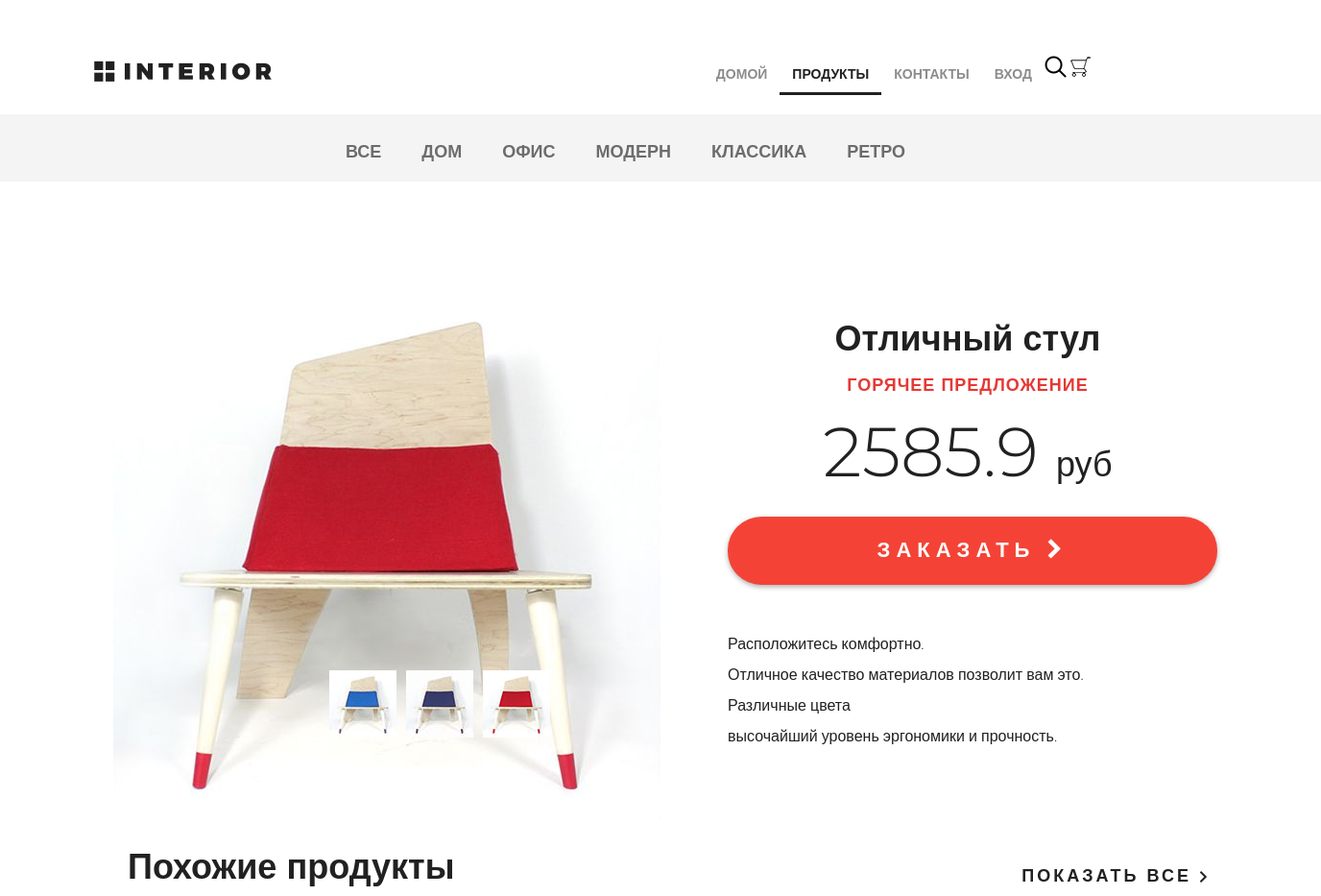
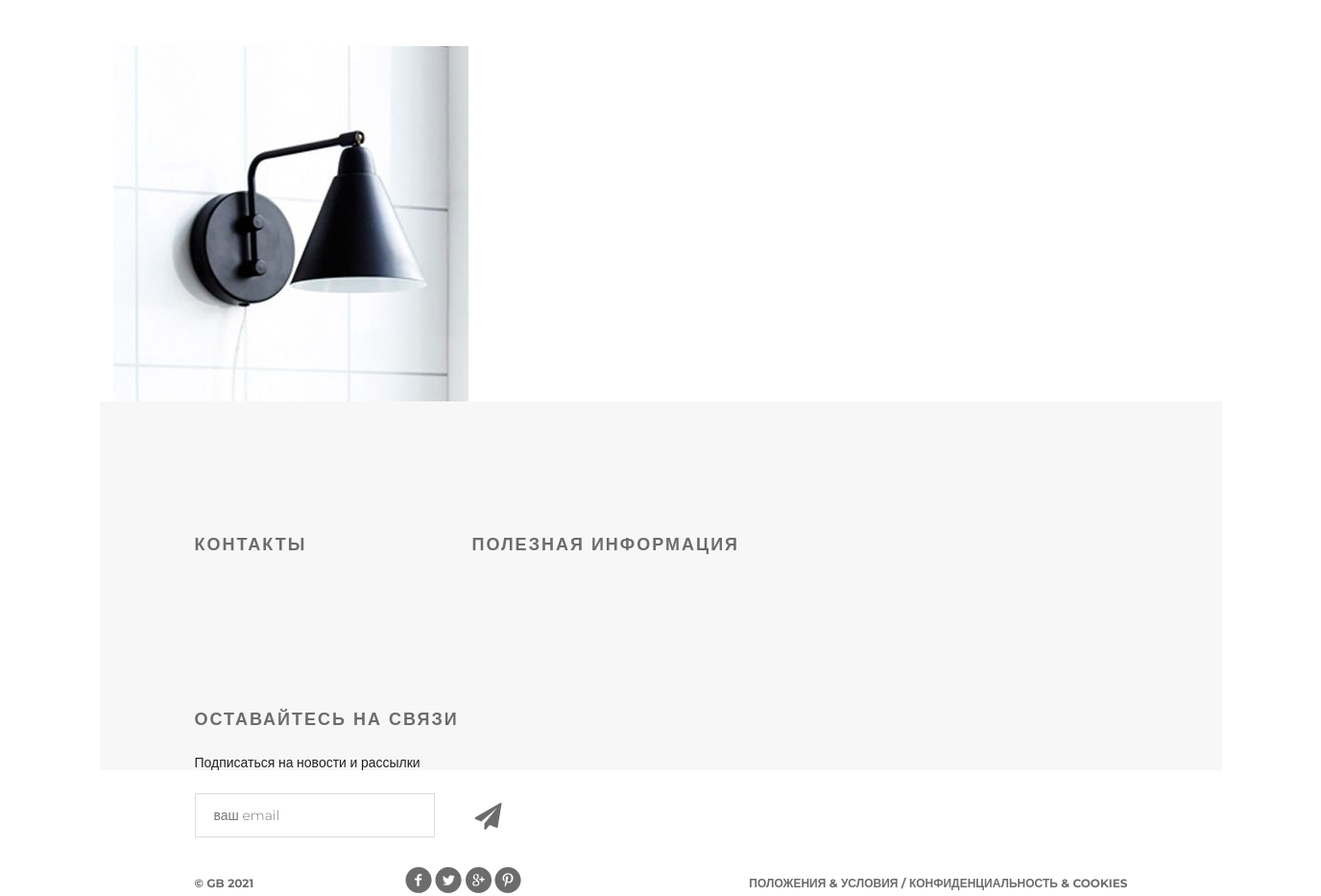
Screenshot of /products/ with the database file from the repository (2 pictures, top to bottom).
### mainapp/models.py (models this page shows, shortened)
class ProductCategory(models.Model):
    name = models.CharField(max_length=64, unique=True, verbose_name='имя')
    description = models.TextField(verbose_name='описание', blank=True)
    is_active = models.BooleanField(db_index=True, verbose_name='активность', default=True)

class Product(models.Model):
    category = models.ForeignKey(ProductCategory, on_delete=models.CASCADE)
    name = models.CharField(max_length=128, verbose_name='имя')
    image = models.ImageField(upload_to='products_images', blank=True)
    short_desc = models.CharField(max_length=64, verbose_name='краткое описание', blank=True)
    description = models.TextField(blank=True, verbose_name='описание')
    price = models.DecimalField(verbose_name='цена', max_digits=8, decimal_places=2, default=0)
    quantity = models.PositiveSmallIntegerField(verbose_name='количество на складе', default=0)
    is_active = models.BooleanField(db_index=True, verbose_name='активность', default=True)

### mainapp/views.py (the view, shortened to what this page needs)
# urls.py: path('products/', include('mainapp.urls', namespace='products')),
def products(request, pk=None):
    title = 'Продукты'
    links_menu = get_links_menu()
    page = request.GET.get('p', 1)
    hot_product = get_hot_product()
    same_products = get_same_products(hot_product)
    content = {
        'title': title,
        'links_menu': links_menu,
        'hot_product': hot_product,
        'same_products': same_products,
    }
    return render(request, 'mainapp/products.html', content)

### mainapp/context_processors.py (called while the page is built)
def basket(request):
    basket_list = []
    if request.user.is_authenticated:
        basket_list = Basket.get_items(request.user)
    return {
        'basket': basket_list
    }

### mainapp/views.py (called while the page is built)
def get_links_menu():
    if settings.LOW_CACHE:
        key = 'links_menu'
        links_menu = cache.get(key)
        if links_menu is None:
            links_menu = ProductCategory.objects.filter(is_active=True).select_related()
            cache.set(key, links_menu)
            return links_menu
    else:
        return ProductCategory.objects.filter(is_active=True).select_related()

def get_hot_product():
    products = Product.objects.filter(is_active=True, category__is_active=True).select_related()
    return random.sample(list(products), 1)[0]

def get_same_products(hot_product):
    same_products = Product.objects.filter(category=hot_product.category, is_active=True).exclude(pk=hot_product.pk)[:3]
    return same_products

### mainapp/templates/mainapp/products.html (shortened to what this page needs)
{% extends 'mainapp/base.html' %}
{% load static %}
{% block menu %}
    <div class="hero-white">
        <div class="header clearfix">
            {% include 'mainapp/includes/inc_menu.html' %}
        </div>
    </div>
    <div class="links clearfix">
            {% include 'mainapp/includes/inc_categories_menu.html' %}
        </div>
{% endblock %}
{% block content %}
    <div class="details">
        <div class="details-products">
            <div class="details-slider">
                <div class="slider-product">
                    <img src="{% static 'img/slider1.jpg' %}">
                </div>
                <div class="slider-control">
                    <div class="block">
                        <a href="#"><img src="{% static 'img/controll.jpg' %}" alt="">
                        </a>
                    </div>
                    <div class="block">
                        <a href="#"><img src="{% static 'img/controll1.jpg' %}" alt="">
                        </a>
                    </div>
                    <div class="block">
                        <a href="#"><img src="{% static 'img/controll2.jpg' %}" alt="">
                        </a>
                    </div>
                </div>
            </div>
            <div class="description">
                <h3 class="big-bold">Отличный стул</h3>
                <h3 class="red">горячее предложение</h3>
                <p class="price"> 2585.9 <span>руб</span></p>
                <a href="#" class="red-button">
                    заказать <i class="fa fa-chevron-right" aria-hidden="true"></i>
                </a>
                <div class="description-text">
                    <p>Расположитесь комфортно.</p>
                    <p>Отличное качество материалов
                        позволит вам это.</p>
                    <p>Различные цвета</p>
                    <p>высочайший уровень
                        эргономики и прочность.</p>
                </div>
            </div>
        </div>
        <div class="related">
            <div class="title clearfix">
                <h2>Похожие продукты</h2>
                <a class="explore" href="#">показать все <img src="{% static 'img/arrow.png' %}" alt=""></a>
            </div>
            <div class="related-products clearfix">
                {% for product in same_products %}
                    <div class="block">
                        <a href="#"><img src="/media/{{ product.image }}" alt="{{ product.short_desc }}">
                        </a>
                    </div>
                {% endfor %}
            </div>
        </div>
    </div>
{% endblock %}

### mainapp/templates/mainapp/includes/inc_categories_menu.html
<ul class="links-menu">
    <li>
        <a href="{% url 'mainapp:category' 0 %}"
           {% if request.resolver_match.kwargs.pk == 0 %}class="active" {% endif %}>
            все
        </a>
    </li>
    {% for link in links_menu %}
        <li>
            <a href="{% url 'mainapp:category' link.pk %}"
               {% if request.resolver_match.kwargs.pk == link.pk %}class="active" {% endif %}>
                {{ link.name }}
            </a>
        </li>
    {% endfor %}
</ul>

### static/css/style.css (style rules this page uses)
* { margin: 0; padding: 0; }
body { font-family: 'Montserrat', sans-serif; }
html, body { height: 100%; }
.slider-control .block a img { width: 70px; }
.clearfix:after { content: ""; display: block; clear: both; }
.explore { text-transform: uppercase; color: #212121; font-size: 18px; font-weight: 700; line-height: 24px; text-align: center; float: right; margin-top: 138px; letter-spacing: 3px; text-decoration: none; }
.big-bold { color: #212121; font-size: 36px; font-weight: 700; text-align: left; margin-bottom: 24px; line-height: 36px; }
.title { height: 152px; margin-right: 15px; }
.title h2 { float: left; margin-top: 118px; color: #212121; font-size: 36px; font-weight: 700; text-align: left; margin-left: 15px; }
.red { text-transform: uppercase; color: #e53935; font-size: 18px; font-weight: 700; text-align: left; letter-spacing: 1px; line-height: 17px; margin-bottom: 22px; }
.hero-white { background-color: #fff; height: 119px; padding-left: 98px; padding-right: 211px; position: relative; }
.links { height: 70px; background-color: #f4f4f4; position: relative; padding-left: 360px; }
.links-menu { margin: 27px auto 0px; position: absolute; }
.links-menu li { float: left; list-style-type: none; padding-right: 42px; }
.links-menu li a { text-decoration: none; color: #6c6c6c; font-size: 18px; font-weight: 700; text-transform: uppercase; }
.details-products { padding-left: 98px; padding-right: 98px; margin-top: 98px; height: 551px; }
.details-slider { width: 570px; float: left; margin-right: 30px; }
.slider-product { width: 570px; height: 400px; }
.slider-control { width: 420px; height: 70px; margin: 11px auto 0px; padding-left: 150px }
.slider-control .block { height: 70px; width: 70px; position: relative; float: left; margin-right: 10px; }
.description { width: 535px; float: right; padding-left: 35px }
.description .big-bold { color: #212121; font-size: 36px; font-weight: 700; text-align: center; margin-top: 47px; margin-bottom: 0px; }
.description .red { text-transform: uppercase; color: #e53935; font-size: 18px; font-weight: 700; text-align: center; letter-spacing: 1px; line-height: 17px; margin-top: 23px; margin-bottom: 36px; }
.description .price { color: #212121; font-size: 72px; font-weight: 300; line-height: 48px; text-align: center; }
.description .price span { color: #212121; font-size: 36px; font-weight: 300; line-height: 48px; text-align: center; }
.red-button { display: block; height: 71px; width: 510px; border-radius: 35px; background-color: #f44336; text-align: center; text-transform: uppercase; text-decoration: none; color: #ffffff; font-size: 22px; font-weight: 700; line-height: 24px; box-shadow: 0px 2px 4.85px 0.15px rgba(33, 33, 33, 0.35); line-height: 70px; letter-spacing: 6px; margin-top: 31px; }
.description-text { margin-top: 50px; color: #212121; font-size: 16px; font-weight: 300; line-height: 24px; text-align: left; }
.description-text p { margin-bottom: 0.5em; }
.related { padding: 0px 98px; }
.related .title { height: 143px; margin-right: 0; }
.related .title h2 { margin-top: 45px; }
.related .title .explore { margin-top: 62px; }
.related-products { margin-bottom: 120px; }
.related-products .block a img { float: left; }
.related-products .block { float: left; margin-right: 30px; display: block; height: 370px; width: 370px; position: relative; }

### rows the page displays
ProductCategory: name "ДОМ"
ProductCategory: name "ОФИС"
ProductCategory: name "МОДЕРН"
ProductCategory: name "КЛАССИКА"
ProductCategory: name "РЕТРО"
Product: image (picture)
